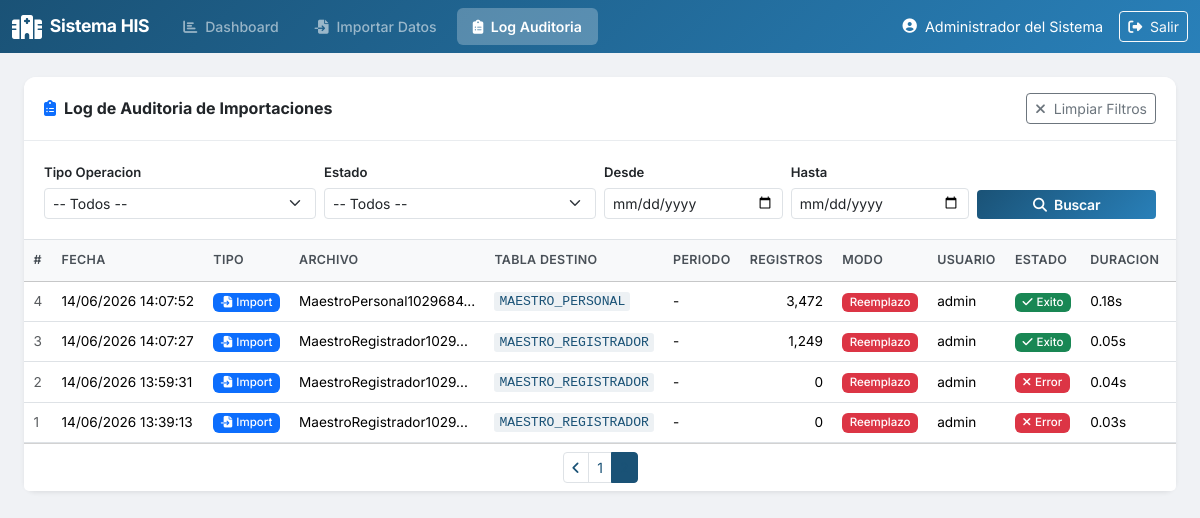
The app's page /log.php?pagina=2& (signed in) with its own data.
### tables this page shows
CREATE TABLE `LOG_IMPORTACION` (
  `id_log` int(11) NOT NULL,
  `tipo_operacion` varchar(50) NOT NULL COMMENT 'IMPORT o PROCESS',
  `tipo_archivo` varchar(50) DEFAULT NULL COMMENT 'MaestroRegistrador, MaestroPersonal, MaestroPaciente, NominalTrama',
  `nombre_archivo` varchar(255) DEFAULT NULL,
  `tabla_destino` varchar(100) DEFAULT NULL,
  `periodo_mes` varchar(2) DEFAULT NULL,
  `periodo_anio` varchar(4) DEFAULT NULL,
  `registros_procesados` int(11) DEFAULT 0,
  `modo_importacion` varchar(20) DEFAULT NULL COMMENT 'REEMPLAZO o PERIODO',
  `fecha_operacion` datetime DEFAULT current_timestamp(),
  `usuario` varchar(100) DEFAULT NULL,
  `estado` varchar(20) NOT NULL COMMENT 'EXITO, ERROR, PARCIAL',
  `mensaje` text DEFAULT NULL,
  `duracion_segundos` decimal(10,2) DEFAULT NULL
);

### includes/functions.php (called while the page is built, shortened)
<?php
function clean($str) {
    return htmlspecialchars($str ?? '', ENT_QUOTES, 'UTF-8');
}
function formatDateTime($datetime) {
    $ts = strtotime($datetime);
    return $ts ? date('d/m/Y H:i:s', $ts) : $datetime;
}

### log.php (the view, shortened to what this page needs)
<?php
require_once 'includes/functions.php';
$pdo = getDBConnection();
$fFechaDesde = $_GET['fecha_desde'] ?? '';
$fFechaHasta = $_GET['fecha_hasta'] ?? '';
$where = "1=1";
$params = [];
$countSql = "SELECT COUNT(*) FROM LOG_IMPORTACION WHERE {$where}";
$countStmt = $pdo->prepare($countSql);
$countStmt->execute($params);
$totalRegistros = $countStmt->fetchColumn();
$porPagina = 30;
$pagina = max(1, intval($_GET['pagina'] ?? 1));
$offset = ($pagina - 1) * $porPagina;
$totalPaginas = ceil($totalRegistros / $porPagina);
$dataSql = "SELECT * FROM LOG_IMPORTACION WHERE {$where} ORDER BY fecha_operacion DESC LIMIT {$porPagina} OFFSET {$offset}";
$dataStmt = $pdo->prepare($dataSql);
$dataStmt->execute($params);
$logs = $dataStmt->fetchAll();
include 'includes/header.php';
?>
<div class="card shadow-sm">
    <div class="card-header bg-white d-flex justify-content-between align-items-center flex-wrap gap-2">
        <h6 class="mb-0 fw-bold"><i class="fas fa-clipboard-list me-2 text-primary"></i>Log de Auditoria de Importaciones</h6>
        <a href="log.php" class="btn btn-sm btn-outline-secondary"><i class="fas fa-times me-1"></i> Limpiar Filtros</a>
    </div>
    <div class="card-body border-bottom">
        <form method="GET" action="log.php" class="row g-2 align-items-end">
            <div class="col-md-3 col-sm-6">
                <label class="form-label small fw-semibold">Tipo Operacion</label>
                <select name="tipo" class="form-select form-select-sm">
                    <option value="">-- Todos --</option>
                </select>
            </div>
            <div class="col-md-3 col-sm-6">
                <label class="form-label small fw-semibold">Estado</label>
                <select name="estado" class="form-select form-select-sm">
                    <option value="">-- Todos --</option>
                </select>
            </div>
            <div class="col-md-2 col-sm-6">
                <label class="form-label small fw-semibold">Desde</label>
                <input type="date" name="fecha_desde" class="form-control form-control-sm" value="<?= htmlspecialchars($fFechaDesde) ?>">
            </div>
            <div class="col-md-2 col-sm-6">
                <label class="form-label small fw-semibold">Hasta</label>
                <input type="date" name="fecha_hasta" class="form-control form-control-sm" value="<?= htmlspecialchars($fFechaHasta) ?>">
            </div>
            <div class="col-md-2">
                <button type="submit" class="btn btn-his btn-sm w-100"><i class="fas fa-search me-1"></i> Buscar</button>
            </div>
        </form>
    </div>
    <div class="card-body p-0">
        <?php if (empty($logs)): ?>
            <div class="text-center py-5">
                <i class="fas fa-inbox fa-3x text-muted mb-3"></i>
                <p class="text-muted mb-0">No se encontraron registros en el log</p>
            </div>
        <?php else: ?>
            <div class="table-responsive">
                <table class="table table-hover table-sm mb-0">
                    <thead class="table-light">
                        <tr>
                            <th>#</th>
                            <th>Fecha</th>
                            <th>Tipo</th>
                            <th>Archivo</th>
                            <th>Tabla Destino</th>
                            <th>Periodo</th>
                            <th>Registros</th>
                            <th>Modo</th>
                            <th>Usuario</th>
                            <th>Estado</th>
                            <th>Duracion</th>
                            <th>Mensaje</th>
                        </tr>
                    </thead>
                    <tbody>
                        <?php foreach ($logs as $i => $log): ?>
                        <tr>
                            <td class="text-muted"><?= $log['id_log'] ?></td>
                            <td><?= formatDateTime($log['fecha_operacion']) ?></td>
                            <td>
                                <?php if ($log['tipo_operacion'] === 'IMPORT'): ?>
                                    <span class="badge bg-primary"><i class="fas fa-file-import me-1"></i>Import</span>
                                <?php else: ?>
                                    <span class="badge bg-info text-dark"><i class="fas fa-cogs me-1"></i>Process</span>
                                <?php endif; ?>
                            </td>
                            <td title="<?= clean($log['nombre_archivo']) ?>">
                                <?= clean(mb_strimwidth($log['nombre_archivo'] ?? '-', 0, 25, '...')) ?>
                            </td>
                            <td><code><?= clean($log['tabla_destino'] ?? '-') ?></code></td>
                            <td>
                                <?php if ($log['periodo_anio'] && $log['periodo_mes']): ?>
                                    <?= getNombreMes($log['periodo_mes']) ?> <?= $log['periodo_anio'] ?>
                                <?php else: ?>
                                    -
                                <?php endif; ?>
                            </td>
                            <td class="text-end"><?= number_format($log['registros_procesados']) ?></td>
                            <td>
                                <?php if ($log['modo_importacion'] === 'REEMPLAZO'): ?>
                                    <span class="badge bg-danger">Reemplazo</span>
                                <?php elseif ($log['modo_importacion'] === 'PERIODO'): ?>
                                    <span class="badge bg-warning text-dark">Periodo</span>
                                <?php elseif ($log['modo_importacion'] === 'COMPLETO'): ?>
                                    <span class="badge bg-info text-dark">Completo</span>
                                <?php else: ?>
                                    -
                                <?php endif; ?>
                            </td>
                            <td><?= clean($log['usuario']) ?></td>
                            <td>
                                <?php if ($log['estado'] === 'EXITO'): ?>
                                    <span class="badge bg-success"><i class="fas fa-check me-1"></i>Exito</span>
                                <?php elseif ($log['estado'] === 'ERROR'): ?>
                                    <span class="badge bg-danger"><i class="fas fa-times me-1"></i>Error</span>
                                <?php else: ?>
                                    <span class="badge bg-warning text-dark">Parcial</span>
                                <?php endif; ?>
                            </td>
                            <td><?= $log['duracion_segundos'] ? $log['duracion_segundos'] . 's' : '-' ?></td>
                            <td title="<?= clean($log['mensaje']) ?>">
                            </td>
                        </tr>
                        <?php endforeach; ?>
                    </tbody>
                </table>
            </div>
        <?php endif; ?>
    </div>
    <?php if ($totalPaginas > 1): ?>
    <div class="card-footer bg-white">
        <nav>
            <ul class="pagination pagination-sm justify-content-center mb-0">
                <?php
                $queryParams = $_GET;
                unset($queryParams['pagina']);
                $queryString = http_build_query($queryParams);
                if ($pagina > 1): ?>
                    <li class="page-item">
                        <a class="page-link" href="?pagina=<?= $pagina - 1 ?>&<?= $queryString ?>">
                            <i class="fas fa-angle-left"></i>
                        </a>
                    </li>
                <?php endif; ?>
                <?php
                $start = max(1, $pagina - 3);
                $end = min($totalPaginas, $pagina + 3);
                for ($p = $start; $p <= $end; $p++):
                ?>
                    <li class="page-item <?= $p === $pagina ? 'active' : '' ?>">
                        <a class="page-link" href="?pagina=<?= $p ?>&<?= $queryString ?>"><?= $p ?></a>
                    </li>
                <?php endfor; ?>
            </ul>
        </nav>
    </div>
    <?php endif; ?>
</div>
<?php include 'includes/footer.php'; ?>

### includes/header.php (shortened to what this page needs)
<?php
$currentpage = basename($_SERVER['PHP_SELF'], '.php');
?>
<!DOCTYPE html>
<html lang="es">
<head>
    <link href="https://cdn.jsdelivr.net/npm/bootstrap@5.3.3/dist/css/bootstrap.min.css" rel="stylesheet">
    <link href="https://cdnjs.cloudflare.com/ajax/libs/font-awesome/6.5.1/css/all.min.css" rel="stylesheet">
    <link href="assets/css/style.css" rel="stylesheet">
</head>
<body>
    <?php if (isset($_SESSION['usuario_id'])): ?>
    <nav class="navbar navbar-expand-lg navbar-dark bg-his">
        <div class="container-fluid">
            <a class="navbar-brand d-flex align-items-center" href="dashboard.php">
                <i class="fas fa-hospital-alt me-2 fs-4"></i>
                <span class="fw-bold">Sistema HIS</span>
            </a>
            <div class="collapse navbar-collapse" id="navbarNav">
                <ul class="navbar-nav me-auto">
                    <li class="nav-item">
                        <a class="nav-link <?= $currentpage === 'dashboard' ? 'active' : '' ?>" href="dashboard.php">
                            <i class="fas fa-chart-bar me-1"></i> Dashboard
                        </a>
                    </li>
                    <li class="nav-item">
                        <a class="nav-link <?= $currentpage === 'import' ? 'active' : '' ?>" href="import.php">
                            <i class="fas fa-file-import me-1"></i> Importar Datos
                        </a>
                    </li>
                    <li class="nav-item">
                        <a class="nav-link <?= $currentpage === 'log' ? 'active' : '' ?>" href="log.php">
                            <i class="fas fa-clipboard-list me-1"></i> Log Auditoria
                        </a>
                    </li>
                </ul>
                <div class="d-flex align-items-center text-white">
                    <i class="fas fa-user-circle me-2"></i>
                    <span class="me-3"><?= htmlspecialchars($_SESSION['nombre_completo'] ?? $_SESSION['usuario']) ?></span>
                    <a href="logout.php" class="btn btn-outline-light btn-sm">
                        <i class="fas fa-sign-out-alt me-1"></i> Salir
                    </a>
                </div>
            </div>
        </div>
    </nav>
    <?php endif; ?>
    <main class="<?= isset($_SESSION['usuario_id']) ? 'main-content' : '' ?>">

### includes/footer.php (shortened to what this page needs)
    </main>
</body>
</html>

### assets/css/style.css (style rules this page uses)
:root { --his-primary: #1a5276; --his-primary-light: #2980b9; --his-primary-dark: #0e2f44; --his-success: #27ae60; --his-warning: #f39c12; --his-danger: #e74c3c; --his-info: #3498db; --his-bg: #f0f2f5; --his-sidebar: #2c3e50; }
body { font-family: 'Inter', -apple-system, BlinkMacSystemFont, 'Segoe UI', Roboto, sans-serif; background-color: var(--his-bg); font-size: 0.9rem; }
.bg-his { background: linear-gradient(135deg, var(--his-primary) 0%, var(--his-primary-light) 100%) !important; }
.navbar-brand { font-size: 1.1rem; letter-spacing: -0.3px; }
.navbar .nav-link { font-size: 0.88rem; font-weight: 500; padding: 0.5rem 1rem !important; border-radius: 6px; margin: 0 2px; transition: all 0.2s ease; }
.navbar .nav-link.active { background-color: rgba(255, 255, 255, 0.25); font-weight: 600; }
.main-content { padding: 1.5rem; min-height: calc(100vh - 56px); }
.btn-his { background: linear-gradient(135deg, var(--his-primary) 0%, var(--his-primary-light) 100%); color: #fff; border: none; font-weight: 600; letter-spacing: -0.2px; transition: all 0.2s ease; }
.card { border: none; border-radius: 12px; }
.card-header { border-bottom: 1px solid #e9ecef; padding: 1rem 1.25rem; border-radius: 12px 12px 0 0 !important; }
.card-body { padding: 1.25rem; }
.table { font-size: 0.85rem; }
.table thead th { font-weight: 600; font-size: 0.78rem; text-transform: uppercase; letter-spacing: 0.3px; color: #495057; white-space: nowrap; padding: 0.7rem 0.6rem; }
.table tbody td { vertical-align: middle; padding: 0.55rem 0.6rem; max-width: 200px; overflow: hidden; text-overflow: ellipsis; white-space: nowrap; }
code { font-size: 0.82rem; color: var(--his-primary); background: rgba(26, 82, 118, 0.08); padding: 2px 5px; border-radius: 3px; }
.form-label { font-size: 0.82rem; margin-bottom: 0.3rem; }
.pagination .page-link { color: var(--his-primary); border-color: #dee2e6; }
.pagination .page-item.active .page-link { background-color: var(--his-primary); border-color: var(--his-primary); }
.badge { font-weight: 500; font-size: 0.72rem; }
.card { animation: fadeIn 0.3s ease-out; }

### records on screen
log_importacion: id_log "4", fecha_operacion "14/06/2026 14:07:52", tipo_operacion "IMPORT" (drawn), nombre_archivo "MaestroPersonal1029684...", tabla_destino "MAESTRO_PERSONAL", registros_procesados "3,472", modo_importacion "Reemplazo", usuario "admin", estado "EXITO" (drawn), duracion_segundos "0.18"
log_importacion: id_log "3", fecha_operacion "14/06/2026 14:07:27", tipo_operacion "IMPORT" (drawn), nombre_archivo "MaestroRegistrador1029...", tabla_destino "MAESTRO_REGISTRADOR", registros_procesados "1,249", modo_importacion "Reemplazo", usuario "admin", estado "EXITO" (drawn), duracion_segundos "0.05"
log_importacion: id_log "2", fecha_operacion "14/06/2026 13:59:31", tipo_operacion "IMPORT" (drawn), nombre_archivo "MaestroRegistrador1029...", tabla_destino "MAESTRO_REGISTRADOR", registros_procesados "0", modo_importacion "Reemplazo", usuario "admin", estado "ERROR" (drawn), duracion_segundos "0.04"
log_importacion: id_log "1", fecha_operacion "14/06/2026 13:39:13", tipo_operacion "IMPORT" (drawn), nombre_archivo "MaestroRegistrador1029...", tabla_destino "MAESTRO_REGISTRADOR", registros_procesados "0", modo_importacion "Reemplazo", usuario "admin", estado "ERROR" (drawn), duracion_segundos "0.03"

### other values on screen
$_SESSION['nombre_completo'] "Administrador del Sistema"
